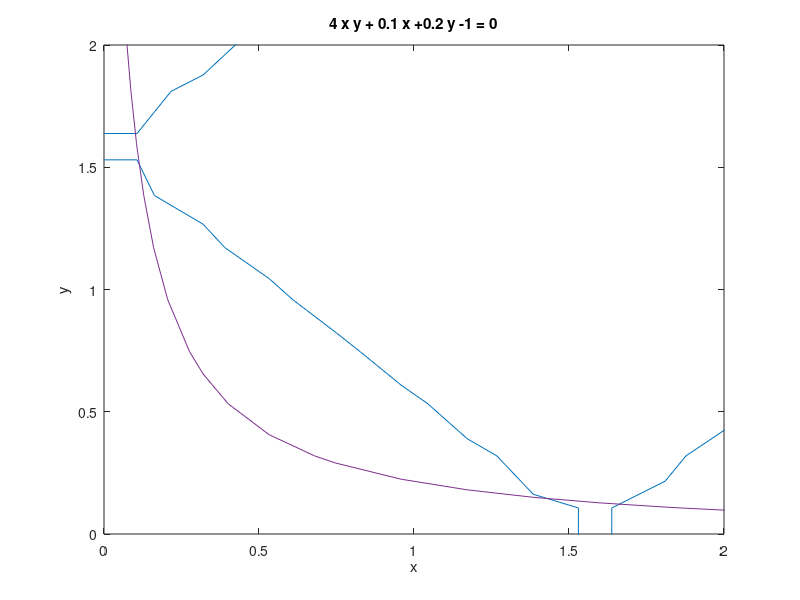

Write MATLAB code to recreate this figure.
%bai A2
clc; clear all; close all
ezplot('sin(x)^2 + sin(y)^2 -1'); hold on;
ezplot('4*x*y + 0.1*x +0.2*y -1');
axis([0 2 0 2]);
disp('tap nghiem :'); [x y] = ginput
